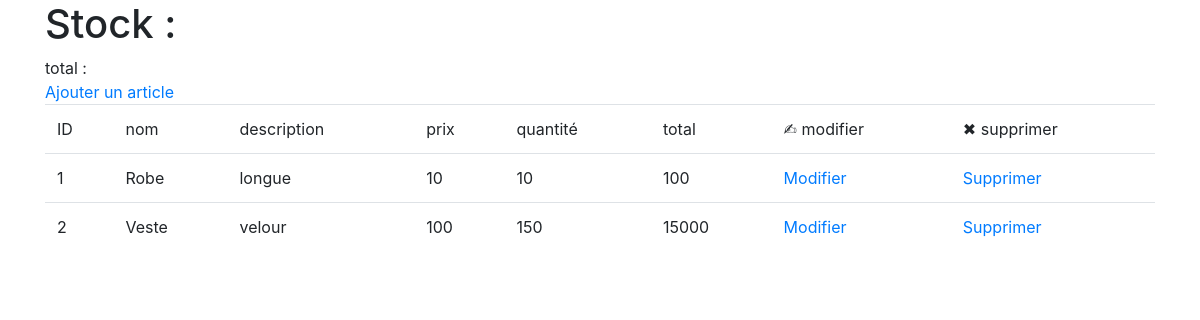
Before: / with the older database file.
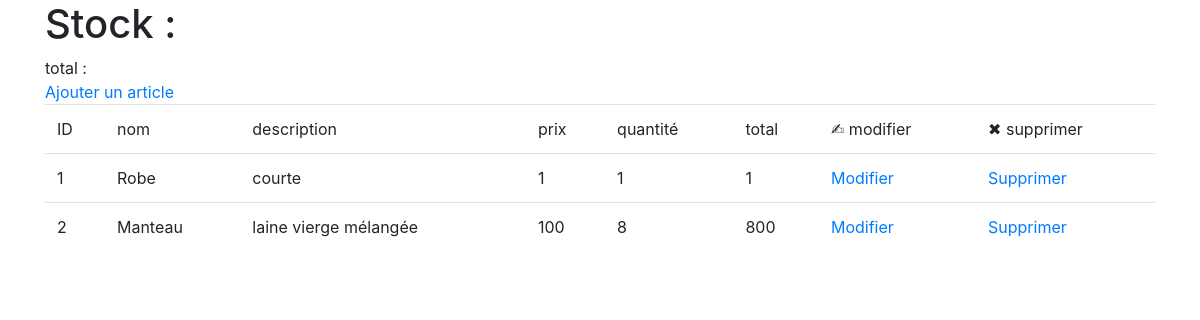
After: the same page with the newer database file.
### model/stock_entry.py (models this page shows, shortened)
class StockEntry(db.Model):
    article_id = db.Column(db.Integer, db.ForeignKey('article.id'), primary_key=True, nullable=False)
    article = db.relationship('Article')         # article = db.relationship('Article',backref=db.backref('entries')) si relation manytomany
    quantity = db.Column(db.Integer, default=0)

### model/article.py (models this page shows, shortened)
class Article(db.Model): # heritage de notre objet article du model de base de sqlmychemy - plus besoin du currentID
    id = db.Column(db.Integer, primary_key=True) #cree une colonne pour l'id - premier element se met en auto-increment - ce n'est pas foreignkey
    name = db.Column(db.String(80), nullable=False) #cree une colonne pour name
    description = db.Column(db.String(120), nullable=False) #cree une colonne pour description
    price = db.Column(db.Integer, nullable=False) #cree une colonne pour price

### application.py (the view)
@app.route('/') # on donne une nouvelle route qui sera notre page d'accueil
def index():
    return render_template('index.html', entries=stock.entries()) # entries => entries() appelle à la fonction

### model/stock.py (called while the page is built)
    def entries(self):                            #   pour recuperer les StockEntry
        return StockEntry.query.all()

### templates/index.html (shortened to what this page needs)
<!DOCTYPE html>
<html lang="en">
<head>
    <link rel="stylesheet" href="https://stackpath.bootstrapcdn.com/bootstrap/4.3.1/css/bootstrap.min.css">
</head>
<body>
    <div class="container">
        <h1>Stock :</h1>
        <div>total :
        </div>
        <a href="/add_article">Ajouter un article</a>
        <table class="table">
            <thead>
                <td>
                    ID
                </td>
                <td>
                    nom
                </td>
                <td>
                    description
                </td>
                <td>
                    prix
                </td>
                <td>
                    quantité
                </td>
                 <td>
                    total
                </td>
                <td>
                    ✍︎ modifier
                </td>
                <td>
                    ✖︎ supprimer
                </td>
            </thead>
            {% for entry in entries %}
                <tr>
                    <td>
                        {{ entry.article.id }}
                    </td>
                    <td>
                        {{ entry.article.name }}
                    </td>
                    <td>
                        {{ entry.article.description }}
                    </td>
                    <td>
                        {{ entry.article.price }}
                    </td>
                    <td>
                        {{ entry.quantity }}
                    </td>
                    <td>
                        {{ entry.article.price * entry.quantity }}
                    </td>
                    <td>
                        <a href="/refactor_article/{{entry.article.id}}">Modifier</a>
                    </td>
                    <td>
                        <a href="/delete_article/{{entry.article.id}}">Supprimer</a>
                    </td>
                </tr>
            {% endfor %}
        </table>
    </div>
</body>
</html>

Changed rows visible on the page:
changed StockEntry "Robe": article.description "longue" → "courte"; article.price "10" → "1"; quantity "10" → "1"; entry.article.price*entry.quantity "100" → "1"
changed StockEntry: article.name "Veste" → "Manteau"; article.description "velour" → "laine vierge mélangée"; quantity "150" → "8"; entry.article.price*entry.quantity "15000" → "800"
